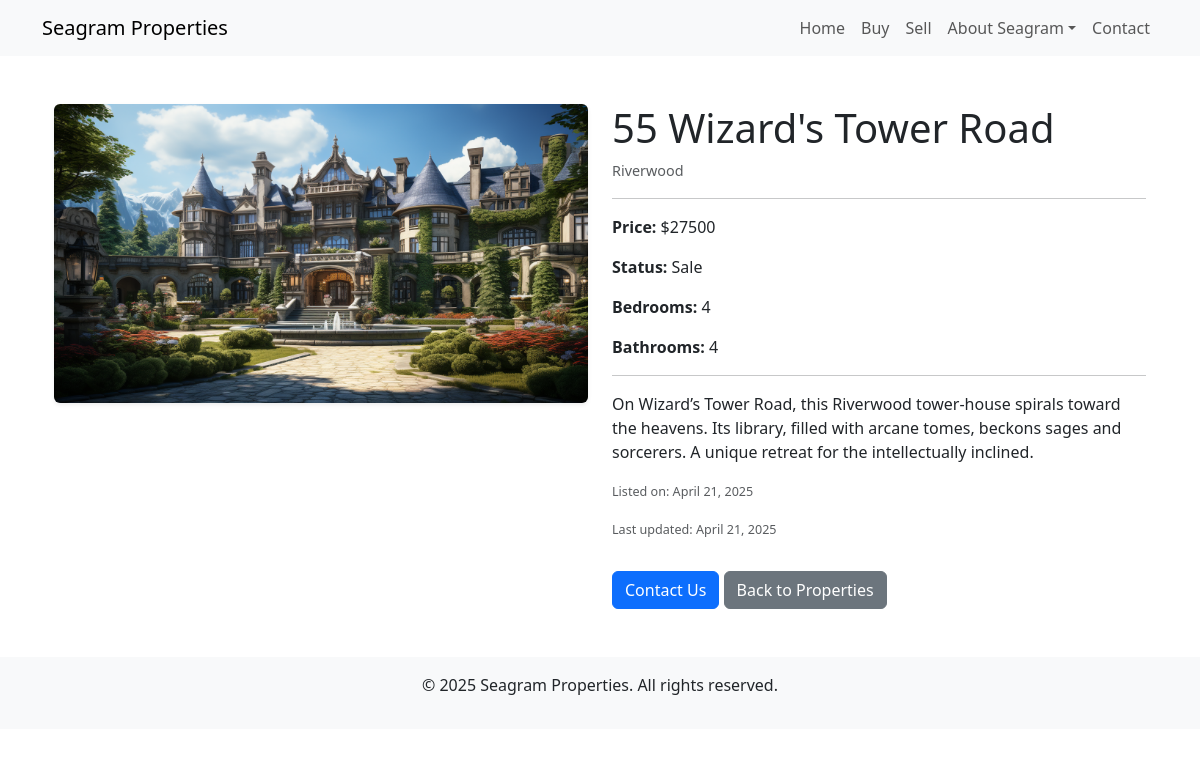
The app's page /properties/12/ with its own data.
### core/models.py (models this page shows, shortened)
class Property(models.Model):
    address = models.CharField(max_length=100)
    description = models.TextField(max_length=500)
    price = models.DecimalField(max_digits=10, decimal_places=2)
    status = models.CharField(max_length=10, choices=STATUS_CHOICES, default='sale')
    suburb = models.CharField(max_length=20, choices=SUBURB_CHOICES, default='silvermoonVillage')
    bedrooms = models.IntegerField()
    bathrooms = models.IntegerField()
    image = models.ImageField(upload_to='properties/') #Our images will be stored in media/properties/
    created_at = models.DateTimeField(auto_now_add=True)
    updated_at = models.DateTimeField(auto_now=True)

### core/views.py (the view)
# urls.py: path('properties/<int:pk>/', PropertyDetailView.as_view(), name='property_detail'),
class PropertyDetailView(DetailView):
    model = Property
    template_name = 'core/property_detail.html'

### core/templates/core/property_detail.html
{% extends 'base.html' %}
{% load static %}
{% block content %}
<div class="container my-5">
    <div class="row">
        <div class="col-md-6">
            {% if object.image %}
                <img src="{{ object.image.url }}" class="img-fluid rounded shadow-sm" alt="{{ object.address }}">
            {% else %}
                <p>No image available</p>
            {% endif %}
        </div>
        <div class="col-md-6">
            <h1>{{ object.address }}</h1>
            <p class="text-muted">{{ object.get_suburb_display }}</p>
            <hr>
            <p><strong>Price:</strong> ${{ object.price|floatformat:0 }}</p>
            <p><strong>Status:</strong> {{ object.get_status_display }}</p>
            <p><strong>Bedrooms:</strong> {{ object.bedrooms }}</p>
            <p><strong>Bathrooms:</strong> {{ object.bathrooms }}</p>
            <hr>
            <p>{{ object.description }}</p>
            <p class="text-muted"><small>Listed on: {{ object.created_at|date:"F d, Y" }}</small></p>
            <p class="text-muted"><small>Last updated: {{ object.updated_at|date:"F d, Y" }}</small></p>
            <a href="{% url 'contact' %}?subject=buying&message=I+would+like+to+make+an+inquiry+about+{{ object.address|urlencode }}" class="btn btn-primary mt-3">Contact Us</a>
            <a href="{% url 'property_list' %}" class="btn btn-secondary mt-3">Back to Properties</a>
        </div>
    </div>
</div>
{% endblock %}

### static/css/custom.css (style rules this page uses)
.text-muted { font-size: 0.9rem; }

### records on screen
Property: image (picture), address "55 Wizard's Tower Road", suburb "Riverwood", price "27500", status "Sale", bedrooms "4", bathrooms "4", description "On Wizard’s Tower Road, this Riverwood tower-house spirals toward the heavens. Its library, filled with arcane tomes, beckons sages and sorcerers. A unique retreat for the intellectually inclined.", created_at "April 21, 2025", updated_at "April 21, 2025"
